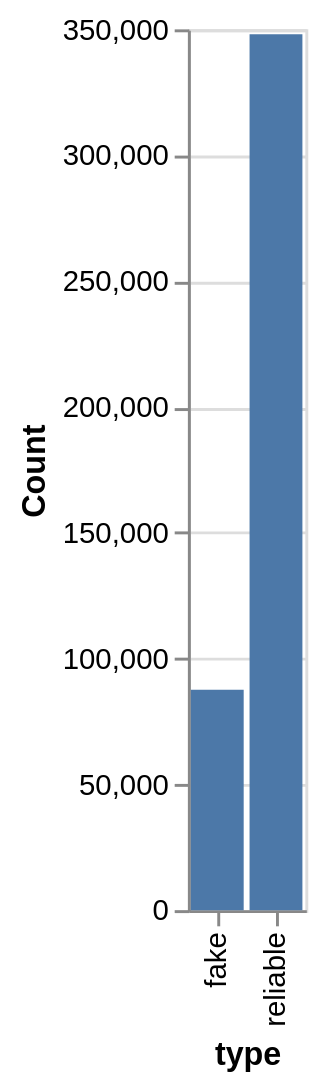

Express this chart as Vega-Lite.
### Vega-Lite specification from a JSON file in a GitHub repository (floating-point values rounded to 4 significant figures)
{"config": {"view": {}, "mark": {}}, "data": {"name": "data-edf4e537efd3c48f9712f4ac53bfc7ba"}, "mark": "bar", "encoding": {"x": {"type": "nominal", "axis": {"title": "type"}, "field": "x"}, "y": {"type": "quantitative", "axis": {"title": "Count"}, "field": "y"}}, "$schema": "https://vega.github.io/schema/vega-lite/v5.json", "datasets": {"data-edf4e537efd3c48f9712f4ac53bfc7ba": [{"x": "fake", "y": 87540.0}, {"x": "reliable", "y": 348000.0}]}}
